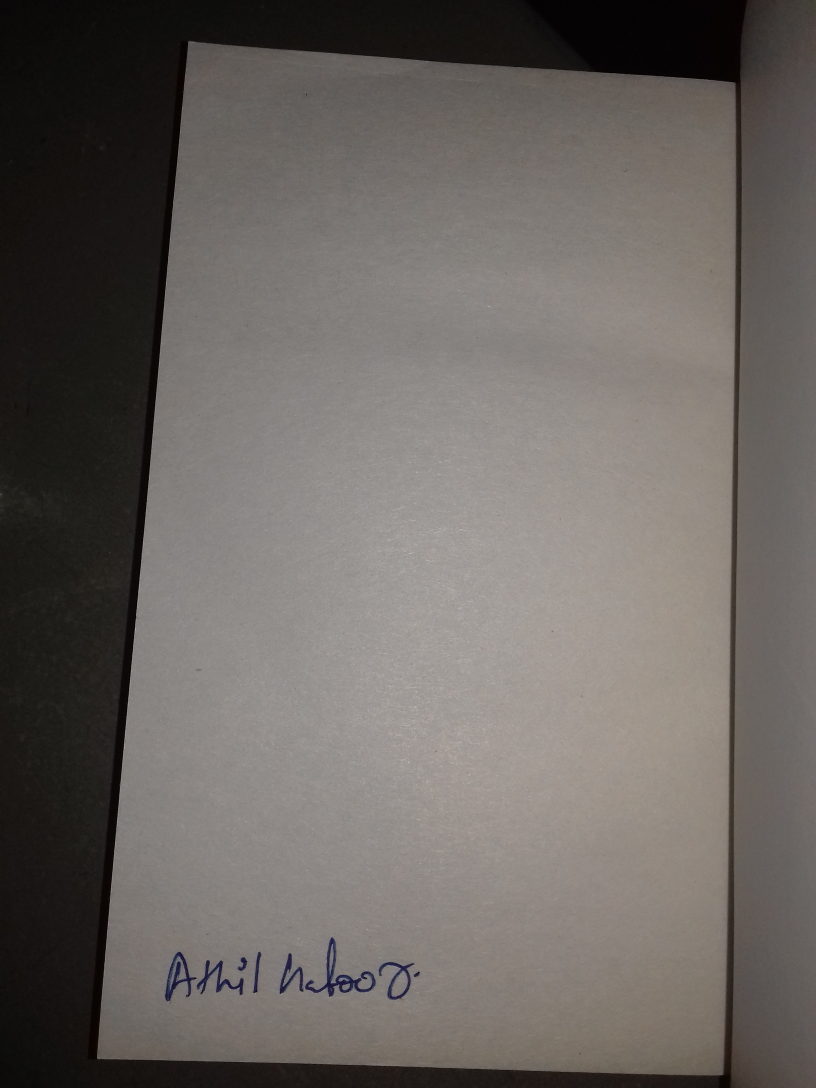
#> input picture sample_image.jpg, 2448 x 3264 px (shown at 1/3 size)
$ jupyter execute edge_detect.ipynb
#> lines starting #> are read from the running program, lines starting #| are printed output that depends on the picture; after the words box and inside, x2 and y2 are one past the last pixel; in counts of white or black regions, pixels touching at a corner belong together
[cell 1]
#!/usr/bin/env python3
# book_id, alpha release
# Copyright 2018, Dextro Labs

[cell 2]
# import the serious stuff
from skimage.filters import threshold_local
import numpy as np
import cv2
import imutils
import matplotlib.pyplot as plt
import sys # replace this with argparse

[cell 3]
# preprocess the image
input_image = cv2.imread("sample_image.jpg")
#> input_image is the input picture: shape (3264, 2448, 3); mean B, G, R 97.1, 101.1, 106.4
height_ratio = input_image.shape[0] / 500
#> height_ratio = 6.53
pre_image = imutils.resize(input_image, height = 500)
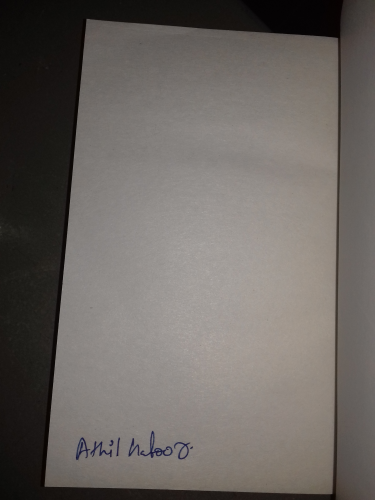
#> pre_image: shape (500, 375, 3); mean B, G, R 97.1, 101.1, 106.4
gray_image = cv2.cvtColor(pre_image, cv2.COLOR_BGR2GRAY)
gray_image = cv2.GaussianBlur(gray_image, (5, 5), 0)

[cell 4]
# detect edges
edges = cv2.Canny(gray_image, 75, 200)
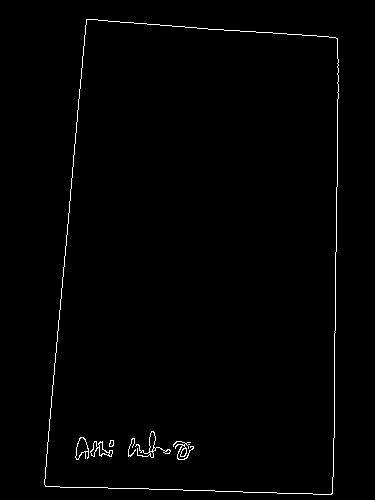
#> edges: shape (500, 375); 1% white in thin lines or dots, all inside (x1, y1, x2, y2) = (44, 19, 339, 495)
plt.imshow(edges)
